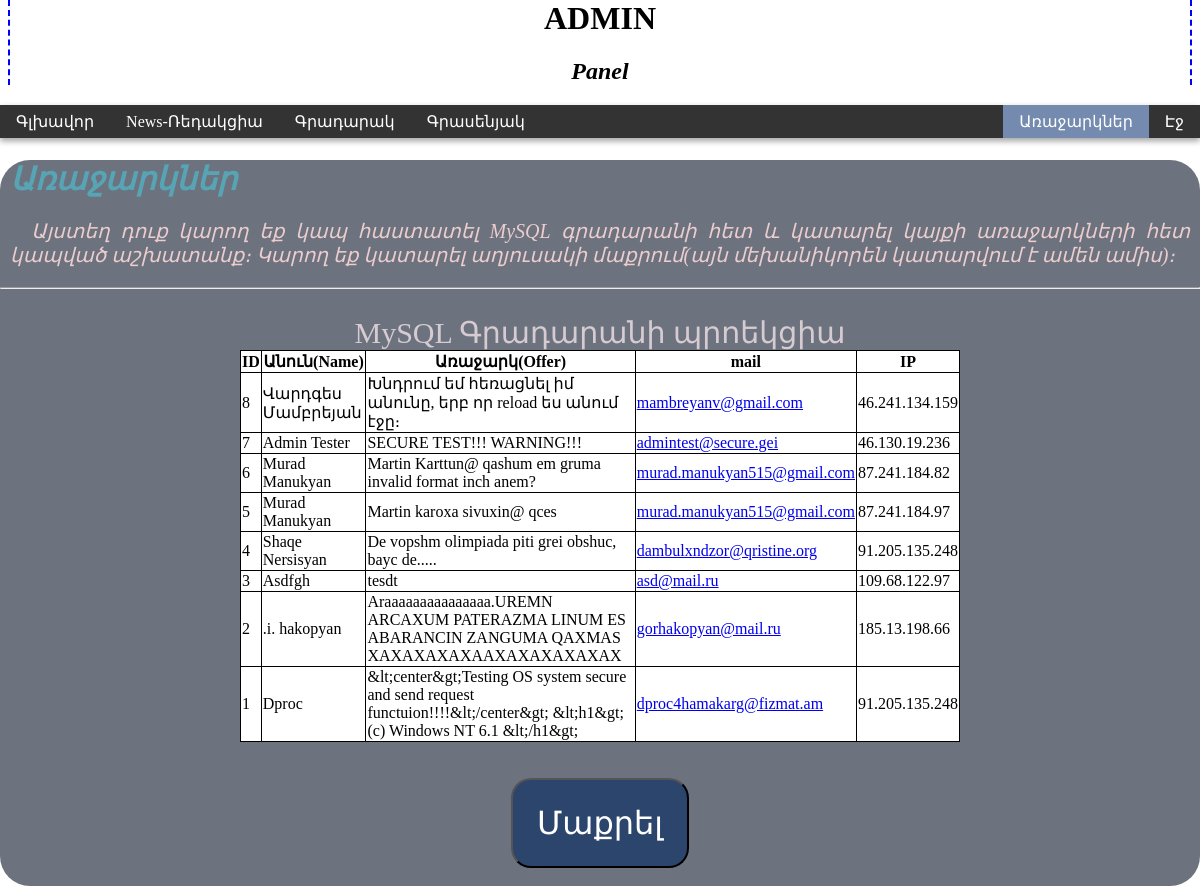
Screenshot of /admin_panel/offers.php with the database file from the repository.
### tables this page shows
CREATE TABLE IF NOT EXISTS `Offers` (
  `id` int(10) unsigned NOT NULL AUTO_INCREMENT,
  `name` tinytext NOT NULL,
  `mail` tinytext NOT NULL,
  `ip` tinytext NOT NULL,
  `offer` tinytext NOT NULL,
  PRIMARY KEY (`id`)
);

### scripts/getrow.php (called while the page is built, shortened)
<?
  function getrow()
    {
        global $result;
        if ($row=mysqli_fetch_assoc($result)) return $row;
        return FALSE;
    }

### scripts/filter.php (called while the page is built)
<?
	function filt($string)
	{
		$string = trim($string);
		$string = htmlspecialchars($string);
		$string = str_replace("\xC2\xA0", " ", $string);
		return $string;
	}
?>

### admin_panel/offers.php (the view, shortened to what this page needs)
<?
include_once '../scripts/getrow.php';
include_once '../scripts/filter.php';
$result=mysqli_query($link, "SELECT * FROM `Offers` ORDER BY `id` DESC") or die(mysqli_error($link));
?>
<html>
<head>
    <link href="/css/adm_PostForm.css" rel="stylesheet">
</head>
</head>
<body>
<? require_once $_SERVER['DOCUMENT_ROOT'].'/blocks/adm_Top-Nav.php' ?>
<div class="Y-Back">
<h1><i class="Y-Glux">Առաջարկներ</i></h1>
<p class="Text"><i>&nbsp;&nbsp;Այստեղ դուք կարող եք կապ հաստատել MySQL գրադարանի հետ և կատարել կայքի առաջարկների հետ կապված աշխատանք։ Կարող եք կատարել աղյուսակի մաքրում(այն մեխանիկորեն կատարվում է ամեն ամիս)։</i></p><hr>
<br>
<center>
  <table id="Proekcia" border="1" bgcolor="#FFFFFF" cellpadding="1">
   <caption style="font-size: 30px; font-stretch: ultra-expanded; color:#d6cbd1">MySQL Գրադարանի պրոեկցիա</caption>
   <tr>
    <th>ID</th>
    <th>Անուն(Name)</th>
    <th>Առաջարկ(Offer)</th>
    <th>mail</th>
    <th>IP</th>
   </tr>
  <?
    while ($row=getrow()):
      echo '<tr><td>'.$row['id'].'</td><td>'.filt($row['name']).'</td><td>'.filt($row['offer']).'</td><td><a href="mailto:'.filt($row['mail']).'">'.$row['mail'].'</a></td><td>'.$row['ip'].'</td></tr>';
    endwhile;
  ?>
  </table>
</center><br>
<br>
<center>
    <input type="submit" class="Post-form" style="font-size: 2em; color: white;" onclick="window.location.href='../scripts/TRUNCATE-table.php'" value="Մաքրել"></form>
</center>
<br>
</div>
</body>
</html>

### blocks/adm_Top-Nav.php
<? $adm_diectory='/admin_panel/' ?>
<ul class="topnav">
  <li><a <? if($_SERVER['REQUEST_URI']===$adm_diectory || $_SERVER['REQUEST_URI']===$adm_diectory.'index.php') echo 'class="active"' ?> href="index.php" title="Main">Գլխավոր</a></li>
  <li><a <? if($_SERVER['REQUEST_URI']===$adm_diectory.'news.php') echo 'class="active"' ?> href="news.php" title="News Redaction">News-Ռեդակցիա</a></li>
  <li><a <? if($_SERVER['REQUEST_URI']===$adm_diectory.'gradarak.php') echo 'class="active"' ?> href="gradarak.php" title="News Redaction">Գրադարակ</a></li>
  <li><a <? if($_SERVER['REQUEST_URI']===$adm_diectory.'logs.php') echo 'class="active"' ?> href="logs.php" title="Logs">Գրասենյակ</a></li>
  <li class="right"><a href="http://e-phyastro.xyz/" title="Page">Էջ</a></li>
  <li class="right"><a <? if($_SERVER['REQUEST_URI']===$adm_diectory.'offers.php') echo 'class="active"' ?> href="offers.php" title="Page">Առաջարկներ</a></li>
</ul>

### css/adm_style.css (style rules this page uses)
.Glux { border-left:2px dashed blue; border-right:2px dashed blue; padding-left:7px; margin-left:8px; padding-right:7px; margin-right:8px; }
.Y-Glux { position:relative; position:relative; color:#44d5eb; padding-left:10px; opacity:0.5; }
p.Text { padding-left:10px; padding-right:10px; font-size:20px;color:#eccccc; text-align:justify; }
.Y-Back { background-color:#6c737f; border-radius:30px 30px 30px 30px; }
table#Proekcia { border-collapse:collapse; border:1px solid black;width:60vw; }
ul.topnav { list-style-type:none; margin:0; padding:0; overflow:hidden; box-shadow:0 3px 6px rgba(0,0,0,0.16),0 3px 6px rgba(0,0,0,0.23); background-color:#333; }
ul.topnav li { float:left; }
ul.topnav li a { display:block; color:white; text-align:center; padding:7px 16px; text-decoration:none; }
ul.topnav li a.active { background-color:#748baf; }
ul.topnav li.right { float:right; }
* { box-sizing:border-box; }
body { margin:0; }

### css/adm_PostForm.css (style rules this page uses)
.Post-form { max-width:400px; padding:2%; border-radius:20px; background:#2c456d; }

### rows the page displays
offers: id "8", name "Վարդգես Մամբրեյան", offer "Խնդրում եմ հեռացնել իմ անունը, երբ որ reload ես անում էջը։", mail "mambreyanv@gmail.com", ip "46.241.134.159"
offers: id "7", name "Admin Tester", offer "SECURE TEST!!! WARNING!!!", mail "admintest@secure.gei", ip "46.130.19.236"
offers: id "6", name "Murad Manukyan", offer "Martin Karttun@ qashum em gruma invalid format inch anem?", mail "murad.manukyan515@gmail.com", ip "87.241.184.82"
offers: id "5", name "Murad Manukyan", offer "Martin karoxa sivuxin@ qces", mail "murad.manukyan515@gmail.com", ip "87.241.184.97"
offers: id "4", name "Shaqe Nersisyan", offer "De vopshm olimpiada piti grei obshuc, bayc de.....", mail "dambulxndzor@qristine.org", ip "91.205.135.248"
offers: id "3", name "Asdfgh", offer "tesdt", mail "asd@mail.ru", ip "109.68.122.97"
offers: id "2", name ".i. hakopyan", offer "Araaaaaaaaaaaaaaa.UREMN ARCAXUM PATERAZMA LINUM ES ABARANCIN ZANGUMA QAXMAS XAXAXAXAXAAXAXAXAXAXAX", mail "gorhakopyan@mail.ru", ip "185.13.198.66"
offers: id "1", name "Dproc", offer "&lt;center&gt;Testing OS system secure and send request functuion!!!!&lt;/center&gt; &lt;h1&gt; (c) Windows NT 6.1 &lt;/h1&gt;", mail "dproc4hamakarg@fizmat.am", ip "91.205.135.248"
